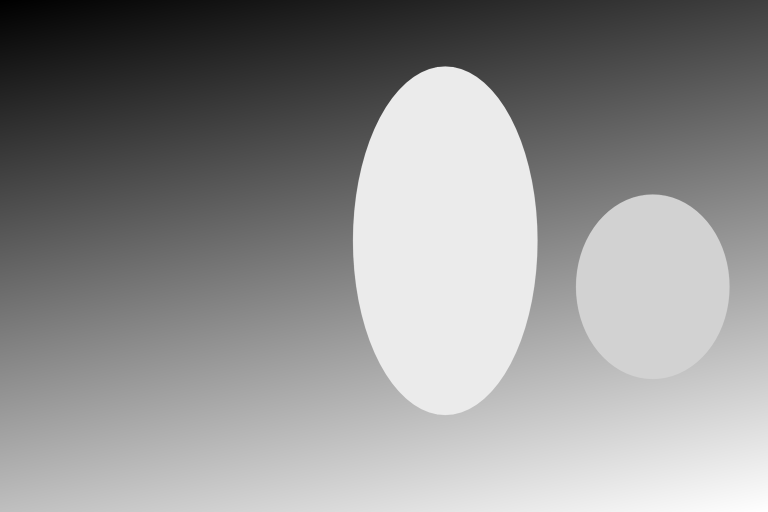
#> input picture experiments/GlowLab/assets/flash-photo-depth-synthetic.png, 1536 x 1024 px (shown at 1/2 size)
$ python glow_suite_exposure_plate.py --input assets/flash-photo-depth-synthetic.png --output out.png
#> lines starting #> are read from the running program, lines starting #| are printed output that depends on the picture; after the words box and inside, x2 and y2 are one past the last pixel; in counts of white or black regions, pixels touching at a corner belong together
"""Create a deterministic linear-exposure variant for Glow suite stress captures."""

from __future__ import annotations

import argparse
import hashlib
import json
from pathlib import Path

import cv2
import numpy as np


def digest(path: Path) -> str:
    return hashlib.sha256(path.read_bytes()).hexdigest()


def srgb_to_linear(value: np.ndarray) -> np.ndarray:
    return np.where(value <= 0.04045, value / 12.92,
                    ((value + 0.055) / 1.055) ** 2.4)


def linear_to_srgb(value: np.ndarray) -> np.ndarray:
    return np.where(value <= 0.0031308, value * 12.92,
                    1.055 * np.power(np.maximum(value, 0.0), 1.0 / 2.4) - 0.055)


def run(input_path: Path, output_path: Path, exposure_stops: float) -> None:
#> called with exposure_stops = 1
    if not np.isfinite(exposure_stops):
        raise ValueError("exposure stops must be finite")
    raw = cv2.imread(str(input_path), cv2.IMREAD_UNCHANGED)
#> raw is the input picture: shape (1024, 1536); min 0, max 255, mean 143.7
    if raw is None:
        raise RuntimeError(f"Could not read input: {input_path}")
    if raw.ndim == 2:
        rgb = cv2.cvtColor(raw, cv2.COLOR_GRAY2RGB)
        alpha = np.full(raw.shape, 255, dtype=np.uint8)
    elif raw.shape[2] == 4:
        rgba = cv2.cvtColor(raw, cv2.COLOR_BGRA2RGBA)
        rgb, alpha = rgba[..., :3], rgba[..., 3]
    else:
        rgb = cv2.cvtColor(raw, cv2.COLOR_BGR2RGB)
        alpha = np.full(raw.shape[:2], 255, dtype=np.uint8)

    source = rgb.astype(np.float32) / 255.0
    source_linear = srgb_to_linear(source)
#> in srgb_to_linear, `return np.where(value <= 0.04045, value / 12.92, ((value + 0.055) / 1...`:
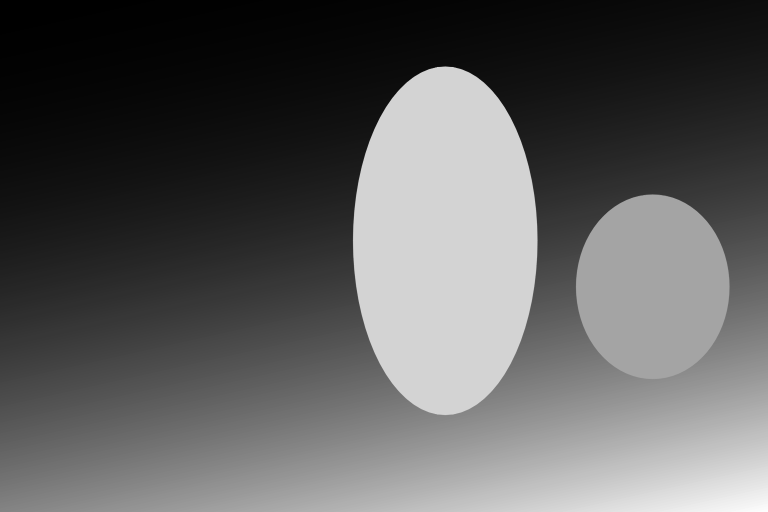
#> returned value: shape (1024, 1536, 3) float32 (shown at 1/2 size); min 0, max 1, mean 0.366
    exposed_linear = source_linear * float(2.0 ** exposure_stops)
    clipped_linear = np.clip(exposed_linear, 0.0, 1.0)
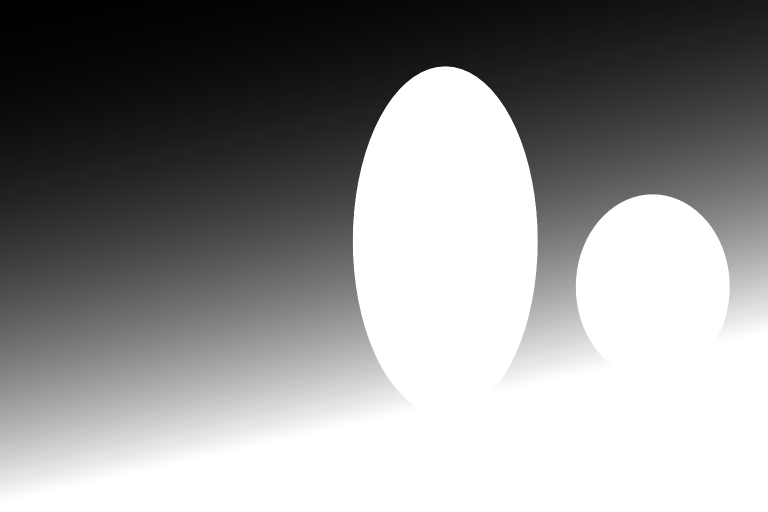
#> clipped_linear: shape (1024, 1536, 3) float32 (shown at 1/2 size); min 0, max 1, mean 0.576
    exposed_srgb = np.clip(linear_to_srgb(clipped_linear), 0.0, 1.0)
#> in linear_to_srgb, `return np.where(value <= 0.0031308, value * 12.92, 1.055 * np.power(np..`:
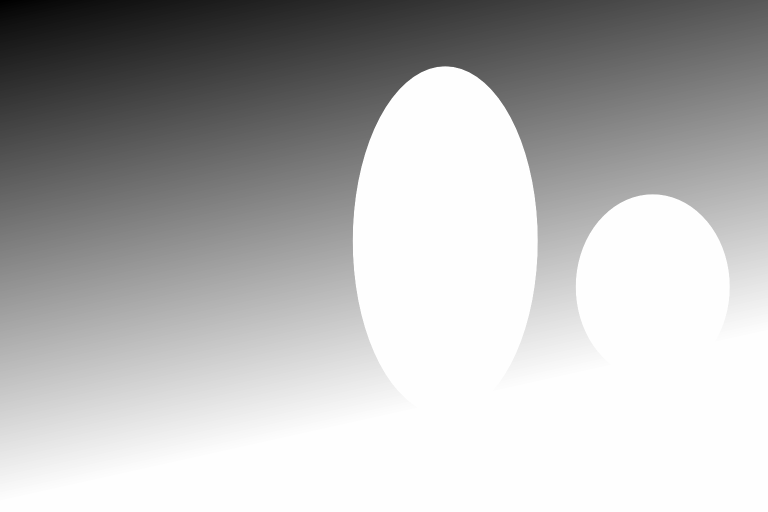
#> returned value: shape (1024, 1536, 3) float32 (shown at 1/2 size); min 0, max 1, mean 0.711
    result_rgb = np.rint(exposed_srgb * 255.0).astype(np.uint8)
    out = cv2.cvtColor(np.dstack((result_rgb, alpha)), cv2.COLOR_RGBA2BGRA)
    output_path.parent.mkdir(parents=True, exist_ok=True)
    if not cv2.imwrite(str(output_path), out):
        raise RuntimeError(f"Could not write output: {output_path}")
    result_linear = srgb_to_linear(result_rgb.astype(np.float32) / 255.0)
    source_clip = (source >= 254.0 / 255.0)
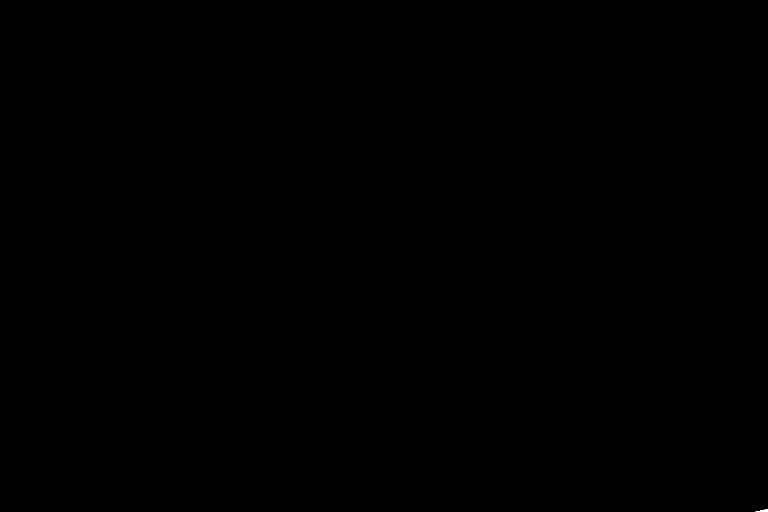
#> source_clip: shape (1024, 1536, 3) bool (shown at 1/2 size); 0.01% white; 1 white region, box (x1, y1, x2, y2) and area: (1511, 1018, 1536, 1024) 81
    output_clip = (result_rgb >= 254)
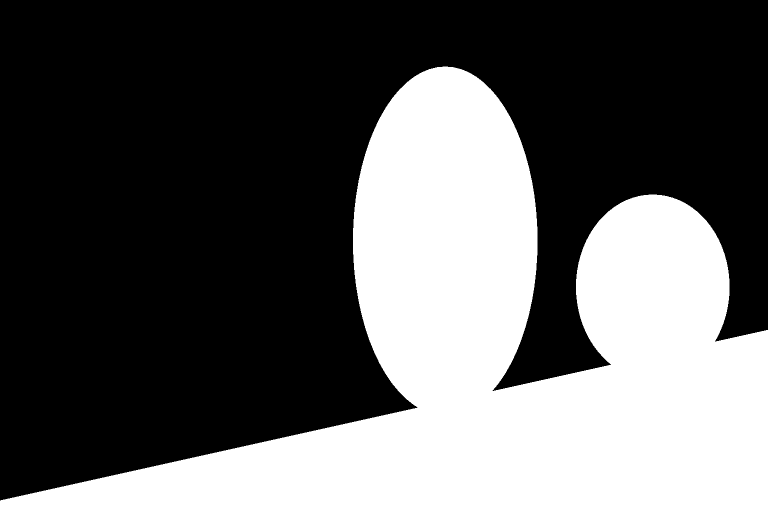
#> output_clip: shape (1024, 1536, 3) bool (shown at 1/2 size); 36.8% white; 1 white region, box (x1, y1, x2, y2) and area: (0, 133, 1536, 1024) 578641
    source_luma = source_linear @ np.asarray((0.2126, 0.7152, 0.0722), dtype=np.float32)
    output_luma = result_linear @ np.asarray((0.2126, 0.7152, 0.0722), dtype=np.float32)
    report = {
        "model": "deterministic linear-light exposure scaling of an existing portrait still",
        "not_a_new_photograph": True,
        "input": str(input_path),
        "input_sha256": digest(input_path),
        "output": str(output_path),
        "output_sha256": digest(output_path),
        "dimensions": [int(rgb.shape[1]), int(rgb.shape[0])],
        "exposure_stops": float(exposure_stops),
        "linear_gain": float(2.0 ** exposure_stops),
        "source_clipped_channel_fraction_ge_254": float(source_clip.mean()),
        "output_clipped_channel_fraction_ge_254": float(output_clip.mean()),
        "output_pixels_clipped_by_linear_exposure": int(np.count_nonzero(exposed_linear > 1.0)),
        "source_linear_luma_mean": float(source_luma.mean()),
        "output_linear_luma_mean": float(output_luma.mean()),
        "limitations": [
            "8-bit SDR sRGB output clamps linear values above 1.0",
            "does not model camera exposure, sensor noise, or HDR display mapping",
        ],
    }
    # Compare the written RGBA alpha explicitly after re-reading for the evidence record.
    written = cv2.imread(str(output_path), cv2.IMREAD_UNCHANGED)
    report["alpha_preserved_exactly"] = bool(
        written is not None and written.ndim == 3 and written.shape[2] == 4 and
        np.array_equal(alpha, written[..., 3]))
#> alpha: shape (1024, 1536); every value is 255
    sidecar = Path(str(output_path) + ".json")
    sidecar.write_text(json.dumps(report, indent=2) + "\n", encoding="utf-8")
    print(f"Saved {output_path}")
    print(f"Saved {sidecar}")
    print(f"linear gain={report['linear_gain']:.3f}, "
          f"output clipped channels={report['output_clipped_channel_fraction_ge_254']:.3%}, "
          f"alpha preserved={report['alpha_preserved_exactly']}")
#| linear gain=2.000, output clipped channels=36.789%, alpha preserved=True


def main() -> None:
    parser = argparse.ArgumentParser()
    parser.add_argument("--input", type=Path, required=True)
    parser.add_argument("--output", type=Path, required=True)
    parser.add_argument("--stops", type=float, default=1.0)
    args = parser.parse_args()
    run(args.input, args.output, args.stops)


if __name__ == "__main__":
    main()

$ run again, on experiments/GlowLab/assets/cc0-neon-streets-1536.jpg
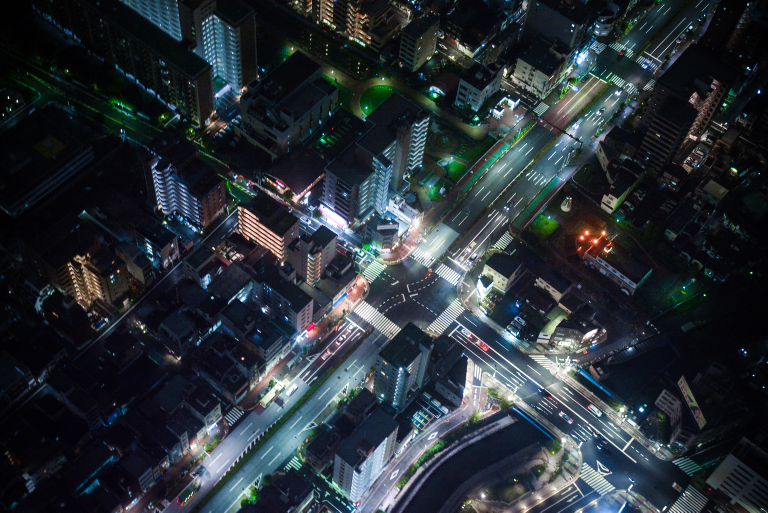
#> input picture experiments/GlowLab/assets/cc0-neon-streets-1536.jpg, 1536 x 1025 px (shown at 1/2 size)
#> in run, raw is the input picture: shape (1025, 1536, 3); mean B, G, R 55.1, 49, 41.3
#> in run, `result_rgb = np.rint(exposed_srgb * 255.0).astype(np.uint8)`:
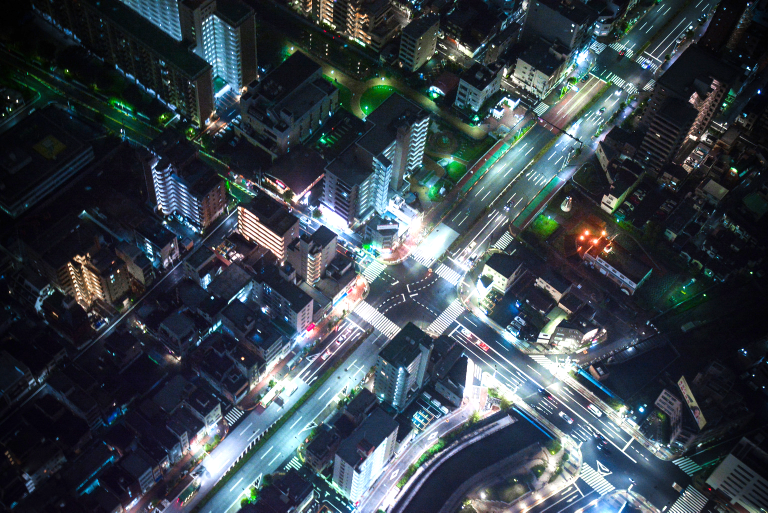
#> result_rgb: shape (1025, 1536, 3) (shown at 1/2 size); mean R, G, B 57.9, 68.2, 76.2
#> in run, `output_luma = result_linear @ np.asarray((0.2126, 0.7152, 0.0722), dty..`:
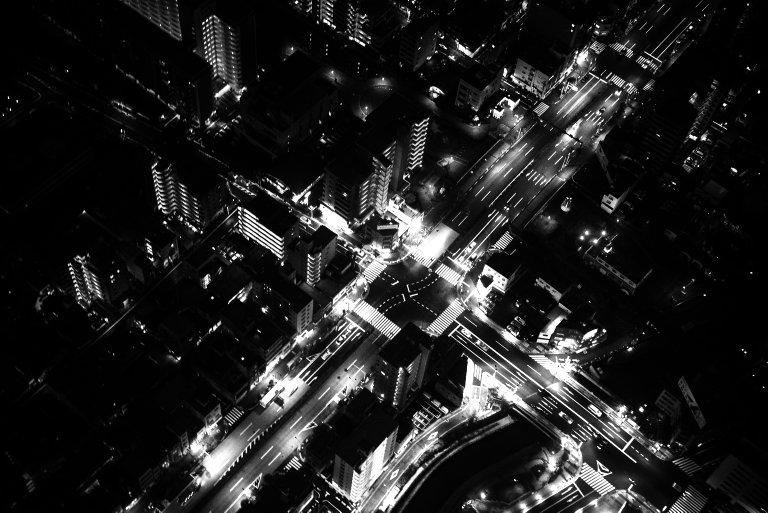
#> output_luma: shape (1025, 1536) float32 (shown at 1/2 size); min 0, max 1, mean 0.13
#> alpha: shape (1025, 1536); every value is 255
#| linear gain=2.000, output clipped channels=4.037%, alpha preserved=True
